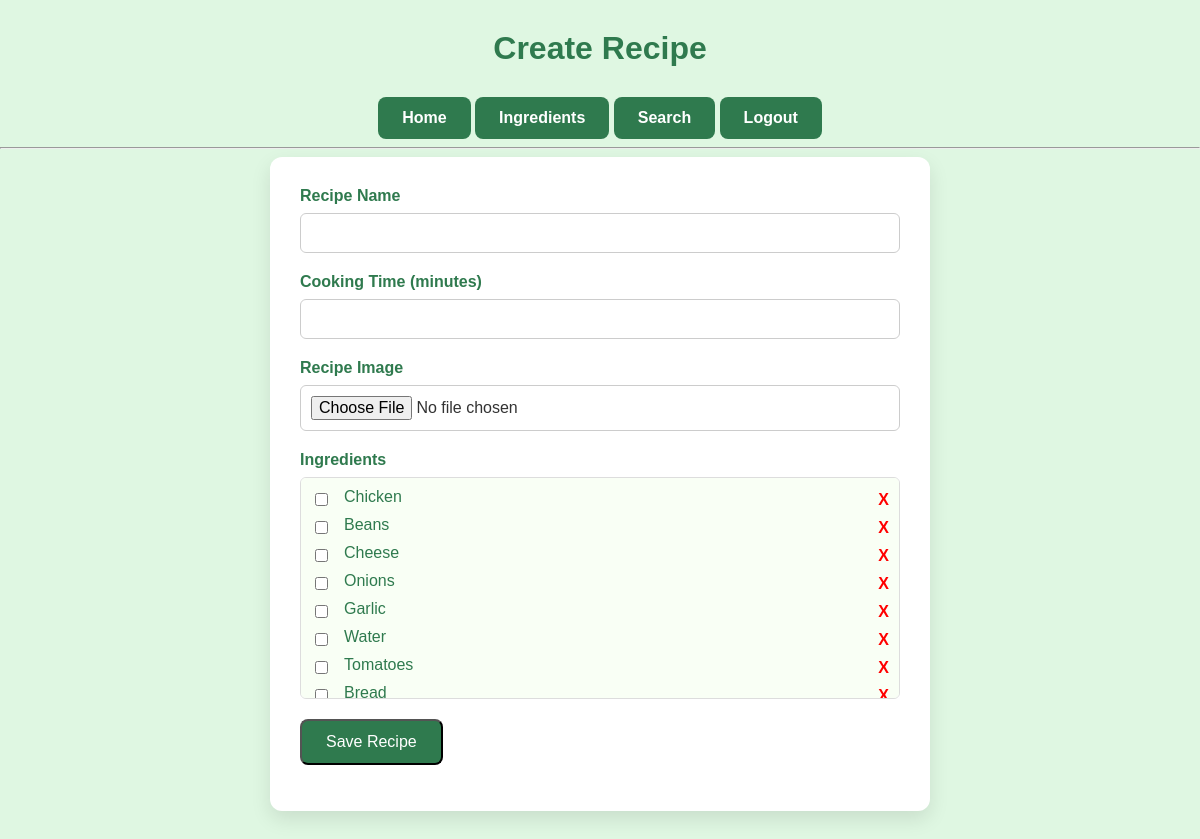
Screenshot of /recipes/create/ (signed in) with the database file from the repository.
### ingredients/models.py (models this page shows, shortened)
class Ingredient(models.Model):
  name = models.CharField(max_length=120)

### recipes/views.py (the view)
# urls.py: path('create/', create, name='create'),
@login_required
def create(request):
  ingredients = Ingredient.objects.all()
  if request.method == "POST":
    form = RecipeForm(request.POST, request.FILES)
    if form.is_valid():
      form.save()
      return redirect('recipes:list')
  else:
    form = RecipeForm()
  return render(request, 'recipes/recipes_create.html', {'form': form, 'ingredients': ingredients})

### recipes/forms.py
class RecipeForm(forms.ModelForm):
  class Meta:
    model = Recipe
    fields = ['name', 'ingredients', 'cooking_time', 'pic']
    widgets = {
      'ingredients': forms.CheckboxSelectMultiple()
    }

### recipes/templates/recipes/recipes_create.html (shortened to what this page needs)
<h1>Create Recipe</h1>
<a href ="{%url 'recipes:list' %}" class="btn">Home</a>
<a href ="{%url 'recipes:ingredients' %}" class="btn">Ingredients</a>
<a href ="{%url 'recipes:search' %}" class="btn">Search</a>
<a href ="{%url 'logout' %}" class="btn">Logout</a>
<hr>
<div class="form-card">
  <form method="POST" enctype="multipart/form-data">
    <div class="form-group">
      <label>Recipe Name</label>
      {{ form.name }}
    </div>
    <div class="form-group">
      <label>Cooking Time (minutes)</label>
      {{ form.cooking_time }}
    </div>
    <div class="form-group">
      <label>Recipe Image</label>
      {{ form.pic }}
    </div>
    <div class="form-group">
      <label>Ingredients</label>
      <div class="checkbox-group">
        {% for ingredient in ingredients %}
            <div class="checkbox-item">
            <div class="checkbox-label">
                <input type="checkbox" name="ingredients" value="{{ ingredient.pk }}"
                    id="ingredient_{{ ingredient.pk }}">
                <label for="ingredient_{{ ingredient.pk }}">{{ ingredient.name }}</label>
            </div>
            <a href="{% url 'recipes:delete_ingredients' ingredient.pk %}" class="delete-link">X</a>
            </div>
        {% endfor %}
      </div>
    </div>
    <button type="submit" class="btn">Save Recipe</button>
  </form>
</div>

### recipes/templates/recipes/recipes_create.html (style rules this page uses)
h1 { color: #2f7a4e; margin: 30px 0; }
a { color: #2f7a4e; text-decoration: none; font-weight: bold; }
.btn { display: inline-block; padding: 12px 24px; background-color: #2f7a4e; color: white; text-decoration: none; font-size: 1rem; border-radius: 8px; transition: background-color 0.2s ease, transform 0.1s ease; }
.form-card { background: white; width: 90%; max-width: 600px; margin: 0 auto 50px auto; padding: 30px; border-radius: 12px; box-shadow: 0 8px 20px rgba(0,0,0,0.1); text-align: left; }
.form-group { margin-bottom: 20px; }
.form-group label { display: block; margin-bottom: 8px; font-weight: bold; color: #2f7a4e; }
.form-group input { width: 100%; padding: 10px; border-radius: 6px; border: 1px solid #ccc; font-size: 1rem; }
.checkbox-group { max-height: 200px; overflow-y: auto; padding: 10px; border: 1px solid #ddd; border-radius: 6px; background-color: #f9fff5; }
.checkbox-group label { font-weight: normal; display: block; margin-bottom: 5px; }
.checkbox-item { display: flex; justify-content: space-between; align-items: center; margin-bottom: 5px; }
.checkbox-label { display: flex; align-items: center; flex-wrap: nowrap; }
.checkbox-label input[type="checkbox"] { margin-right: 8px; }
.checkbox-label label { white-space: nowrap; color: #2f7a4e; font-weight: normal; }
.checkbox-item label { display: inline-block; margin-left: 8px; font-weight: normal; color: #2f7a4e; }
.delete-link { color: red; font-weight: bold; text-decoration: none; margin-left: 10px; }

### rows the page displays
Ingredient: name "Chicken"
Ingredient: name "Beans"
Ingredient: name "Cheese"
Ingredient: name "Onions"
Ingredient: name "Garlic"
Ingredient: name "Water"
Ingredient: name "Tomatoes"
Ingredient: name "Bread"
